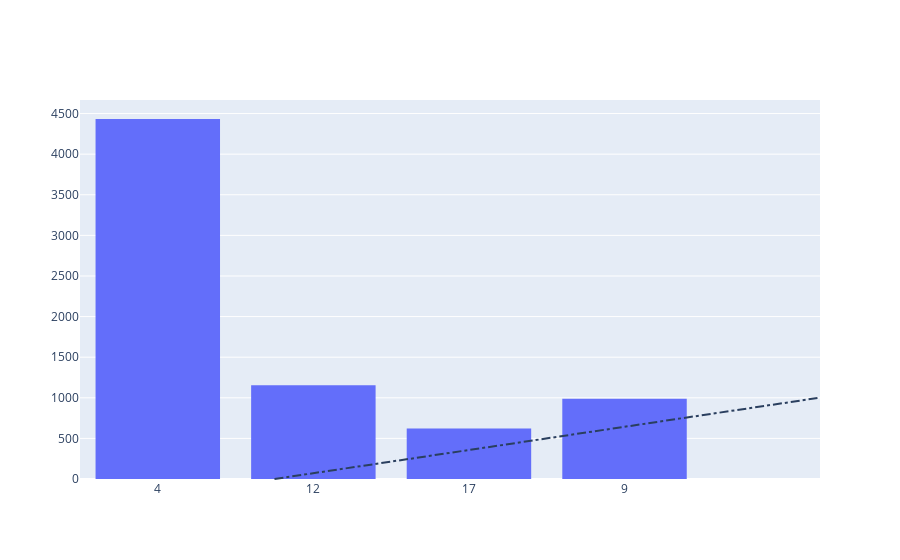

Notebook code cell kept with this figure:
### Code cell
#Şimdi rating lerin ortalamasın alıp grafiğini çizdirelim.
avg_app_rating=AppStore_df['cont_rating'].mean()
print('Average app rating',avg_app_rating)

#Şimdi de raitng ortalamasını diğer rating lere göre dağılımını inceleyelim
data=[go.Histogram(x=AppStore_df['cont_rating'])]

layout={'shapes':[{
    'type':'line',
    'x0':avg_app_rating,
    'y0':0,
    'x1':avg_app_rating,
    'y1':1000,
    'line':{'dash':'dashdot'}
}]}

plotly.offline.iplot({'data': data, 'layout': layout})

### Figure 1 — Plotly figure (JSON) as saved in the notebook; plotly's stock layout.template omitted (floating-point values rounded to 4 significant figures; data arrays with more than 128 entries replaced by an {"elided": "..."} marker saying what was removed)
{"data": [{"type": "histogram", "x": {"elided": "7197 str values"}}], "layout": {"shapes": [{"line": {"dash": "dashdot"}, "type": "line", "x0": null, "x1": null, "y0": 0, "y1": 1000}]}}
